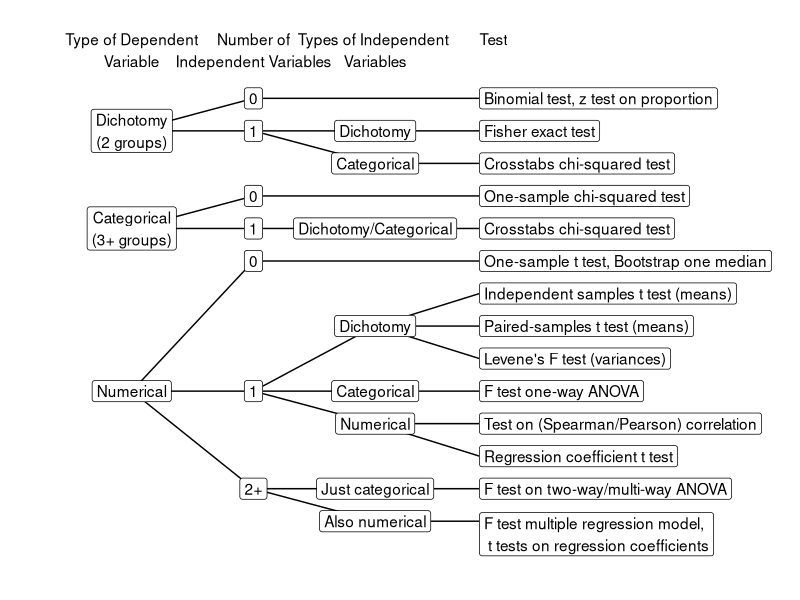

Here is the R script that generated this plot:
#Create a flow chart for selecting tests in SPSS.
library("ggplot2")

#Left-hand x positions of columns.
x <- c(0.1, 0.275, 0.45, 0.6)
#Top y positions
y <- seq(from = 1, to = 0.05, length.out = 16)

#Plot
p <- ggplot() +
  coord_cartesian(xlim = c(0,1), ylim = c(0,1)) +
  #header
  geom_text(aes(x = x[1], y = y[1], label = "Type of Dependent\nVariable", hjust = 0.5, vjust = 1)) +
  geom_text(aes(x = x[2], y = y[1], label = "Number of\nIndependent Variables", hjust = 0.5, vjust = 1)) +
  geom_text(aes(x = x[3], y = y[1], label = "Types of Independent \nVariables", hjust = 0.5, vjust = 1)) +
  geom_text(aes(x = x[4], y = y[1], label = "Test", hjust = 0, vjust = 1)) +
  #dichotomous outcome
  geom_segment(aes(x = x[1], xend = x[2], y = y[4], yend = y[3])) +
  geom_segment(aes(x = x[2], xend = x[4], y = y[3], yend = y[3])) +
  geom_segment(aes(x = x[1], xend = x[2], y = y[4], yend = y[4])) +
  geom_segment(aes(x = x[2], xend = x[4], y = y[4], yend = y[4])) +
  geom_segment(aes(x = x[2], xend = x[3], y = y[4], yend = y[5])) +
  geom_segment(aes(x = x[3], xend = x[4], y = y[5], yend = y[5])) +
  geom_label(aes(x = x[1], y = y[4], label = "Dichotomy\n(2 groups)", hjust = 0.5, vjust = 0.5)) +
  geom_label(aes(x = x[2], y = y[3], label = "0", hjust = 0.5, vjust = 0.5)) +
  geom_label(aes(x = x[4], y = y[3], label = "Binomial test, z test on proportion", hjust = 0, vjust = 0.5)) +
  geom_label(aes(x = x[2], y = y[4], label = "1", hjust = 0.5, vjust = 0.5)) +
  geom_label(aes(x = x[3], y = y[4], label = "Dichotomy", hjust = 0.5, vjust = 0.5)) +
  geom_label(aes(x = x[4], y = y[4], label = "Fisher exact test", hjust = 0, vjust = 0.5)) +
  geom_label(aes(x = x[3], y = y[5], label = "Categorical", hjust = 0.5, vjust = 0.5)) +
  geom_label(aes(x = x[4], y = y[5], label = "Crosstabs chi-squared test", hjust = 0, vjust = 0.5)) +
  #categorical outcome
  geom_segment(aes(x = x[1], xend = x[2], y = y[7], yend = y[6])) +
  geom_segment(aes(x = x[2], xend = x[4], y = y[6], yend = y[6])) +
  geom_segment(aes(x = x[1], xend = x[2], y = y[7], yend = y[7])) +
  geom_segment(aes(x = x[2], xend = x[4], y = y[7], yend = y[7])) +
  geom_label(aes(x = x[1], y = y[7], label = "Categorical\n(3+ groups)", hjust = 0.5, vjust = 0.5)) +
  geom_label(aes(x = x[2], y = y[6], label = "0", hjust = 0.5, vjust = 0.5)) +
  geom_label(aes(x = x[4], y = y[6], label = "One-sample chi-squared test", hjust = 0, vjust = 0.5)) +
  geom_label(aes(x = x[2], y = y[7], label = "1", hjust = 0.5, vjust = 0.5)) +
  geom_label(aes(x = x[3], y = y[7], label = "Dichotomy/Categorical", hjust = 0.5, vjust = 0.5)) +
  geom_label(aes(x = x[4], y = y[7], label = "Crosstabs chi-squared test", hjust = 0, vjust = 0.5)) +
  #numerical outcomes
  geom_segment(aes(x = x[1], xend = x[2], y = y[12], yend = y[8])) +
  geom_segment(aes(x = x[2], xend = x[4], y = y[8], yend = y[8])) +
  geom_segment(aes(x = x[1], xend = x[2], y = y[12], yend = y[12])) +
  geom_segment(aes(x = x[2], xend = x[3], y = y[12], yend = y[10])) +
  geom_segment(aes(x = x[3], xend = x[4], y = y[10], yend = y[9])) +
  geom_segment(aes(x = x[3], xend = x[4], y = y[10], yend = y[10])) +
  geom_segment(aes(x = x[3], xend = x[4], y = y[10], yend = y[11])) +
  geom_segment(aes(x = x[2], xend = x[4], y = y[12], yend = y[12])) +
  geom_segment(aes(x = x[2], xend = x[3], y = y[12], yend = y[13])) +
  geom_segment(aes(x = x[3], xend = x[4], y = y[13], yend = y[13])) +
  geom_segment(aes(x = x[3], xend = x[4], y = y[13], yend = y[14])) +
  geom_segment(aes(x = x[1], xend = x[2], y = y[12], yend = y[15])) +
  geom_segment(aes(x = x[2], xend = x[4], y = y[15], yend = y[15])) +
  geom_segment(aes(x = x[2], xend = x[3], y = y[15], yend = y[16])) +
  geom_segment(aes(x = x[3], xend = x[4], y = y[16], yend = y[16])) +
  geom_label(aes(x = x[2], y = y[8], label = "0", hjust = 0.5, vjust = 0.5)) +
  geom_label(aes(x = x[4], y = y[8], label = "One-sample t test, Bootstrap one median", hjust = 0, vjust = 0.5)) +
  geom_label(aes(x = x[4], y = y[9], label = "Independent samples t test (means)", hjust = 0, vjust = 0.5)) +
  geom_label(aes(x = x[3], y = y[10], label = "Dichotomy", hjust = 0.5, vjust = 0.5)) +
  geom_label(aes(x = x[4], y = y[10], label = "Paired-samples t test (means)", hjust = 0, vjust = 0.5)) +
  geom_label(aes(x = x[4], y = y[11], label = "Levene's F test (variances)", hjust = 0, vjust = 0.5)) +
  geom_label(aes(x = x[1], y = y[12], label = "Numerical", hjust = 0.5, vjust = 0.5)) +
  geom_label(aes(x = x[2], y = y[12], label = "1", hjust = 0.5, vjust = 0.5)) +
  geom_label(aes(x = x[3], y = y[12], label = "Categorical", hjust = 0.5, vjust = 0.5)) +
  geom_label(aes(x = x[4], y = y[12], label = "F test one-way ANOVA", hjust = 0, vjust = 0.5)) +
  geom_label(aes(x = x[3], y = y[13], label = "Numerical", hjust = 0.5, vjust = 0.5)) +
  geom_label(aes(x = x[4], y = y[13], label = "Test on (Spearman/Pearson) correlation", hjust = 0, vjust = 0.5)) +
  geom_label(aes(x = x[4], y = y[14], label = "Regression coefficient t test", hjust = 0, vjust = 0.5)) +
  geom_label(aes(x = x[2], y = y[15], label = "2+", hjust = 0.5, vjust = 0.5)) +
  geom_label(aes(x = x[3], y = y[15], label = "Just categorical", hjust = 0.5, vjust = 0.5)) +
  geom_label(aes(x = x[4], y = y[15], label = "F test on two-way/multi-way ANOVA", hjust = 0, vjust = 0.5)) +
  geom_label(aes(x = x[3], y = y[16], label = "Also numerical", hjust = 0.5, vjust = 0.5)) +
  geom_label(aes(x = x[4], y = y[16], label = "F test multiple regression model, \n t tests on regression coefficients", hjust = 0, vjust = 0.8)) +
  scale_x_continuous(name = "", breaks = NULL) +
  scale_y_continuous(name = "", breaks = NULL) +
  theme_minimal()